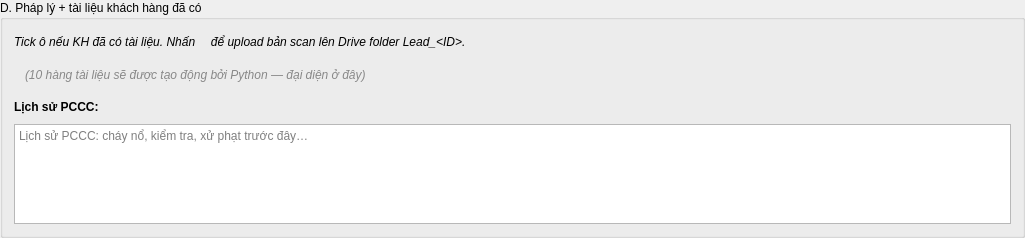
              <widget class="QGroupBox" name="ks_gb_D">
               <property name="geometry">
                <rect>
                 <x>12</x>
                 <y>1084</y>
                 <width>1025</width>
                 <height>238</height>
                </rect>
               </property>
               <property name="title">
                <string>D. Pháp lý + tài liệu khách hàng đã có</string>
               </property>
               <layout class="QVBoxLayout" name="ks_vbox_D">
                <item>
                 <widget class="QLabel" name="ks_lbl_tl_huongdan">
                  <property name="text">
                   <string>&lt;i&gt;Tick ô nếu KH đã có tài liệu. Nhấn 📎 để upload bản scan lên Drive folder Lead_&amp;lt;ID&amp;gt;.&lt;/i&gt;</string>
                  </property>
                  <property name="wordWrap">
                   <bool>true</bool>
                  </property>
                 </widget>
                </item>
                <item>
                 <widget class="QLabel" name="ks_tai_lieu_placeholder">
                  <property name="styleSheet">
                   <string notr="true">color:#888; padding:8px;</string>
                  </property>
                  <property name="text">
                   <string>&lt;i&gt;(10 hàng tài liệu sẽ được tạo động bởi Python — đại diện ở đây)&lt;/i&gt;</string>
                  </property>
                 </widget>
                </item>
                <item>
                 <widget class="QLabel" name="ks_lbl_lsu">
                  <property name="text">
                   <string>&lt;b&gt;Lịch sử PCCC:&lt;/b&gt;</string>
                  </property>
                 </widget>
                </item>
                <item>
                 <widget class="QTextEdit" name="ks_lich_su_pccc">
                  <property name="maximumSize">
                   <size>
                    <width>16777215</width>
                    <height>100</height>
                   </size>
                  </property>
                  <property name="placeholderText">
                   <string>Lịch sử PCCC: cháy nổ, kiểm tra, xử phạt trước đây…</string>
                  </property>
                 </widget>
                </item>
               </layout>
              </widget>
